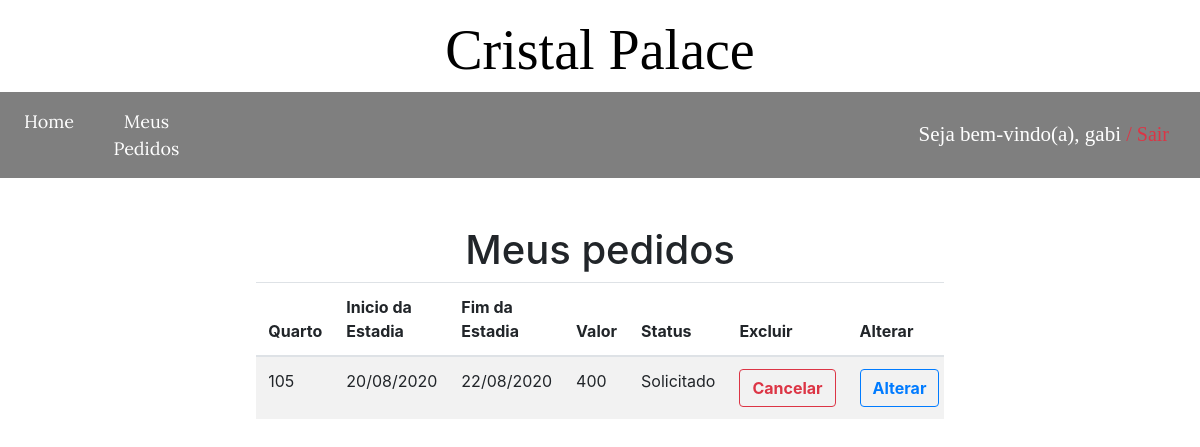
/Views/ListaPedidos.php (signed in), run on the app's committed database.
### tables this page shows
CREATE TABLE `usuario` (
  `Id` int(11) NOT NULL,
  `Nome` varchar(255) NOT NULL,
  `CPF` varchar(50) NOT NULL,
  `Login` varchar(255) NOT NULL,
  `Senha` varchar(255) NOT NULL,
  `Admin` tinyint(1) NOT NULL
);

CREATE TABLE `pedido` (
  `Id` int(11) NOT NULL,
  `Quarto_Id` int(11) NOT NULL,
  `DataHoraPedido` varchar(255) NOT NULL,
  `DataHoraConfirmacao` varchar(255) DEFAULT NULL,
  `Cliente_Id` int(11) NOT NULL,
  `StatusPedido_Id` int(11) NOT NULL,
  `DataInicioEstadia` date NOT NULL,
  `DataFimEstadia` date NOT NULL,
  `ValorTotal` float NOT NULL,
  `Alteracao` tinyint(1) NOT NULL
);

CREATE TABLE `quarto` (
  `Id` int(11) NOT NULL,
  `Numero` varchar(255) NOT NULL,
  `ValorDiaria` float NOT NULL,
  `StatusQuarto_Id` int(11) NOT NULL
);

CREATE TABLE `statuspedido` (
  `Id` int(11) NOT NULL,
  `Nome` varchar(255) NOT NULL
);

### Util/UsuarioLogado.php (called while the page is built, shortened)
<?php
include_once("Connection.php");
class UsuarioLogado{
    public function UsuarioLogado(){
        $connect = new Connection();
        $u = new LoginController();
        $id = (int)$_SESSION["usuarioLogado"];
        $usuario = mysqli_fetch_array(mysqli_query($connect->connect(), "SELECT * FROM usuario WHERE Id = '$id'"));
        $this->nome = $usuario["Nome"];
    }
}

### Util/Connection.php (called while the page is built)
<?php
class Connection{
    public $servername;
    public $username_db;
    public $password_db;
    public $dbname;
    public function Connection(){
        $this->servername = "localhost";
        $this->username_db = "root";
        $this->password_db = "";
        $this->dbname = "cphotel";
    }
    public function Connect(){
        return mysqli_connect($this->servername, $this->username_db, $this->password_db, $this->dbname);
    }
}

### Controllers/PedidoController.php (called while the page is built, shortened)
<?php
include_once("../Util/Connection.php");
include_once("../Models/ListaPedidoModel.php");
class PedidoController
{
  public $connect;
  public function __construct()
  {
    $this->connect = new Connection();
    $this->connect->connect();
  }
  public function formatarData($data)
  {
    $mudar = explode("-", $data);
    $new_data = "$mudar[2]/$mudar[1]/$mudar[0]";
    return $new_data;
  }
  public function verPedidosRealizados($id_usuario)
  {
    $pedidos_realizados = new ArrayObject();
    $sql = "SELECT * FROM pedido WHERE Cliente_Id='$id_usuario' ORDER By pedido.DataHoraPedido DESC";
    $pedidos_banco = mysqli_query($this->connect->connect(), $sql);
    while ($pedido_realizado = $pedidos_banco->fetch_array()) {
      $quarto = mysqli_fetch_object(mysqli_query($this->connect->connect(), "SELECT *
            FROM quarto WHERE Id =" . $pedido_realizado["Quarto_Id"]));
      $status = mysqli_fetch_object(mysqli_query($this->connect->connect(), "SELECT *
            FROM statuspedido WHERE Id =" . $pedido_realizado["StatusPedido_Id"]));
      $listapedidoModel = new ListaPedidoModel(
        $quarto->Id,
        $pedido_realizado["Id"],
        $status->Nome,
        $quarto->Numero,
        $pedido_realizado["DataInicioEstadia"],
        $pedido_realizado["DataFimEstadia"],
        $pedido_realizado["DataHoraPedido"],
        $pedido_realizado["ValorTotal"],
        $pedido_realizado["DataHoraConfirmacao"]
      );
      $pedidos_realizados->append($listapedidoModel);
    }
    return $pedidos_realizados;
  }
}

### Models/ListaPedidoModel.php (called while the page is built, shortened)
<?php
    class ListaPedidoModel{
        public function ListaPedidoModel($IdQuarto,$Id, $StatusPedido, $QuartoNumero,
        $InicioEstadia, $FimEstadia, $Pedido, $Valor,$Confirmacao){
            $this->Id = $Id;
            $this->StatusPedido = $StatusPedido;
            $this->QuartoNumero = $QuartoNumero;
            $this->InicioEstadia = $InicioEstadia;
            $this->FimEstadia = $FimEstadia;
            $this->Valor = $Valor;
        }
    }
?>

### Views/ListaPedidos.php (the view, shortened to what this page needs)
<?php
include_once("../Controllers/PedidoController.php");
include_once("../Util/UsuarioLogado.php");
$pedidoController = new PedidoController();
$id_usuario = $_SESSION["usuarioLogado"];
$pedido = $pedidoController->verPedidosRealizados($id_usuario);
$usuarioLogado = new UsuarioLogado();
?>
<!DOCTYPE html>
<html lang="en">
<head>
    <link rel="stylesheet" href="https://stackpath.bootstrapcdn.com/bootstrap/4.5.2/css/bootstrap.min.css">
    <link rel="stylesheet" href="..\Css\ListaStyle.css">
</head>
<body>
    <div class="container-fluid text-center">
        <div class="row mt-2 justify-content-center">
            <div class="col-sm-4 col-lg-4">
                <a class="ml-auto mr-auto col-lg-4 justify-content-center" style="color:black; font-family:Cormorant Garamond; font-size:3.5em"> Cristal Palace</a>
            </div>
        </div>
    </div>
    <nav class="navbar navbar-expand-lg  navbar-light">
  <div class="collapse navbar-collapse  " id="navbarSupportedContent">
    <ul class="navbar-nav  ml-0">
      <li class="nav-item active ml-0 ">
      <a class="nav-link " style="color:white; font-family:Lora; font-size:18px" href="../Views/Hotel.php">Home</a>
      </li>
      <li class="nav-item ml-0 ">
      <a class="nav-link" style="color:white; font-family:Lora; font-size:18px" href="../Views/ListaPedidos.php">Meus Pedidos</a>
      </li>
      </ul>
      <div class="col-10 text-right">
                <a class="h4 " style="color: white;font-size:21px ">
                    <?php
                    echo "Seja bem-vindo(a), " .$usuarioLogado->nome;
                    ?>
                    <a href="../ViewController/Sair-Usuario.php" class="h5 text-danger"> / Sair</a>
                 </a>
            </div>
     </div>
</nav>
    <div class="container-fluid text-center">
        <div class="row mt-5 justify-content-center">
            <div class="col-sm-4 col-lg-3 mr-auto ml-auto">
                <h1>Meus pedidos</h1>
            </div>
        </div>
    </div>
    <div>
        <div class="row mt-9">
            <div class="col-sm-12 ml-auto mr-auto col-lg-7">
                <table class="table table-hover table-striped table-responsive ml-auto mr-auto" style="margin-left: 10%">
                    <thead>
                        <tr role="row" style="width: 100%;">
                            <th>Quarto</th>
                            <th>Inicio da Estadia</th>
                            <th>Fim da Estadia</th>
                            <th>Valor</th>
                            <th>Status</th>
                            <th>Excluir</th>
                            <th>Alterar</th>
                        </tr>
                    </thead>
                    <tbody>
                        <?php
                        foreach ($pedido as $pedidos) {
                        ?>
                            <tr role="row" class="odd" style="width: 100%;">
                                <td><?php echo $pedidos->QuartoNumero ?></td>
                                <td><?php echo $pedidoController->formatarData($pedidos->InicioEstadia) ?></td>
                                <td><?php echo $pedidoController->formatarData($pedidos->FimEstadia) ?></td>
                                <td><?php echo $pedidos->Valor?></td>
                                <td><?php echo $pedidos->StatusPedido  ?></td>
                                <td>
                                    <?php
                                    $data_atual = new DateTime();
                                    if ($pedidos->InicioEstadia < $data_atual) :
                                    ?>
                                        <a class="btn btn-outline-danger font-weight-bold" href="../ViewController/ExcluirPedidoViewController.php?id=<?php echo $pedidos->Id ?>&data_inicio=<?php echo $pedidos->InicioEstadia ?>">Cancelar</a>
                                </td>
                                <td>
                                    <a class="btn btn-outline-primary font-weight-bold" href="../Views/EditaPedido.php?id=<?php echo $pedidos->Id ?>&data_inicio=<?php echo $pedidos->InicioEstadia ?>&data_fim=<?php echo $pedidos->FimEstadia ?>">Alterar</a>
                                <?php endif; ?>
                                </td>
                            </tr>
                        <?php
                        }
                        ?>
                    </tbody>
                </table>
            </div>
        </div>
    </div>
</body>
</html>

### Css/ListaStyle.css (style rules this page uses)
.navbar { background:rgb(0, 0, 0,0.5); font-family: "Sofia"; color: white; text-align: center; font-size: large; }

### data on the page
usuario: Nome "gabi"
pedido: Quarto_Id.Numero "105", DataInicioEstadia "20/08/2020", DataFimEstadia "22/08/2020", ValorTotal "400", StatusPedido_Id.Nome "Solicitado"
